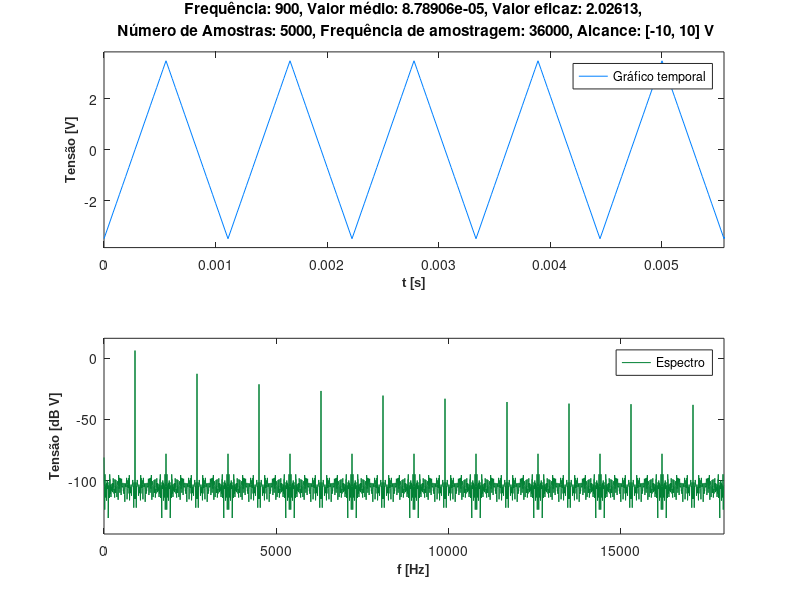

Recreate this plot in MATLAB.
%% INSTRUMENTAÇÃO E MEDIDAS - LABORATORIO AQUISIÇÃO DE SINAIS
% Grupo 1 L32 Daniel Dinis no. 99906, João Gonçalves no. 99995, Jorge Contente no. 102143

% Dados iniciais
A = 3.5; % amplitude do sinal (dada em aula)
f_sinal = 900; % frequência do sinal (dada em aula)
N_amostras = 5000; % no. de amostras (dada em aula)
Fs = 36000; % frequência de amostragem (dada em aula)

% Informacao da placa de aquisição (APAGAR)
%!!!!!!!!!!!!!!!!!!!!!!!!!!!!!!!!!!!!!!!!
Nbits=12;
Amax=10;
Delta=2*Amax/(2^Nbits); %dado para testes
%!!!!!!!!!!!!!!!!!!!!!!!!!!!!!!!!!!!!!!!!

%% Aquisição do Sinal
%d = daq('ni');
%addinput(d,"Dev2","ai0","Voltage");
%atribuição das especificações da sessão
%d.Rate = Fs;
%inicio da aquisição
%data_t = read(d,N_amostras,"OutputFormat","Matrix"); % Adquirir "N_amostras"  e colocar os dados na variável data_t.
%Fs=sinal.Properties.SampleRate;


%% Estimar a frequência do sinal
% Resolucao temporal
Ts = 1/Fs;

% Resolução espectral
F0 = Fs/N_amostras;
T0=1/F0;

% Variável no tempo e frequência
t=(0:Ts:T0-Ts)'; 
f=(0:F0:F0*(ceil(N_amostras/2)-1));

% Funções de teste
%xt=A*cos(2*pi*f_sinal*t);
xt=A*sawtooth(2*pi*f_sinal*t,0.5);
%xt=A*square(2*pi*f_sinal*t);

% Simular placa de aquisição
data_t=floor(xt/Delta)*Delta+Delta/2;
%data_t=xt;

% Obter máximo e posição da fft
dataf = abs(fft(data_t))/N_amostras; 

[M,Posf]=max(dataf(1:floor(N_amostras/2),1));

media = 0;
norm = 0;

% Fazer média ponderada:
if (Posf>3)
    for m=Posf-3:Posf+3
        norm = norm + dataf(m);
        media = media +(m-1)*dataf(m)*F0; % (m-1)*F0 é a frequencia da harmonica e dataf(m) é a sua respectiva amplitude.
                                        %(m-1) representa o no. de "subdivisoes" até à harmónica
    end
        f_estimada = media/norm;
else % No caso de estar proximo da origem e não dar para fazer média ponderada:
    f_estimada = (Posf-1)* F0;
end

% Periodo estimado
T=1/f_estimada; 

%% Calculo da media
% Calculo do Navg - media do numero de amostras (reduz o espalhamento)

nppp = Fs/f_estimada;   	% num de pontos por periodo			    
nperiodos=floor(N_amostras/nppp);		 % num de periodos
Navg=nperiodos*nppp;

% Media
sum_all=sum(data_t);
media=sum_all/Navg;

%% Calculo do Valor eficaz  

data_tpower=power(data_t,2); % Vrms=sqrt(mean(abs(data_t).^2))
sum_all2=sum(data_tpower);
Vrms=sqrt(sum_all2/Navg);

%% Calculo das harmónicas
% Descobrir o número total de harmónicas
PosfH=f_estimada/F0; %Posf da fundamental +1
n_harmonicas=floor((N_amostras/2-2)/PosfH); %número de harmónicas
% Vetores para armanezar o resultado final
amplitude_harmonica=zeros(1, n_harmonicas+1);
amplitude_harmonica_dB=zeros(1, n_harmonicas+1);

% Espetro do sinal, normalizado e unilateralizado
dataf = abs(fft(data_t))/N_amostras;
dataf=2*dataf(1:floor(N_amostras/2)); 
dataf(1)=dataf(1)/2;

% Colocar harmónicas nos vetores
for l=1:n_harmonicas+1
    amplitude_harmonica(l)=dataf(round((l-1)*PosfH)+1)/sqrt(2); %divide-se por sqrt(2) para ficar valor eficaz
    amplitude_harmonica_dB(l)=20*log10(dataf(round((l-1)*PosfH)+1));
end

% Nota: 1a. componente do vetor contém a compontente DC, 
% a 1a. harmónica está na posição 2 do vetor
for n=2:n_harmonicas+1 %print amplitude harmonica
    %fprintf(1,'Amplitude da harmonica de tensao nr %d = %.4f \n',n-1,amplitude_harmonica(n));
end
%fprintf('\n');

for n=2:n_harmonicas+1 %print amplitude harmonica dB
    %fprintf(1,'Amplitude em dB da harmonica de tensao nr %d = %.4f \n',n-1,amplitude_harmonica_dB(n));
end

%% Cálculo da distorção harmónica total (THD)
sum_minor=sum(amplitude_harmonica(3:n_harmonicas+1).^2);
THD = 20*log10(sqrt(sum_minor/amplitude_harmonica(2)^2)); %pois a amplitude_harmonica(1) tem a componente DC 

%% Criar gráfico temporal
Amplitude=max(data_t); %amplitude real
subplot(211);
plot(t, data_t, 'color', [0 0.5 1]); 

str=sprintf('Frequência: %g, Valor médio: %g, Valor eficaz: %g,\n Número de Amostras: %g, Frequência de amostragem: %g, Alcance: [%g, %g] V', f_estimada, media, Vrms, N_amostras, Fs, -Amax, Amax);
title(str);
xlabel('t [s]')
xl = get(gca,'xlabel');
set(xl,'FontName','Arial','FontSize',9,'FontWeight','bold');   
ylabel('Tensão [V]')
yl = get(gca,'ylabel');
set(yl,'FontName','Arial','FontSize',9,'FontWeight','bold');
legend('Gráfico temporal')
axis([0 T*5 -1.1*Amplitude 1.1*Amplitude]) %[xmin xmax  ymin ymax]
                                           %T*5 para serem 5 periodos

%% Gráfico de potência unilateral para visualização
subplot(212);
% Calcular espetro de potência unilateral
dataf=fft(data_t);
dataf_b=(abs(dataf)).^2/(N_amostras*N_amostras); %fazer o espectro de potência bilateral
dataf_uni=2*dataf_b(1:floor((N_amostras+1)/2)); %fazer o espetro de potência unilateral
dataf_uni(1)= dataf_uni(1)/2; %dataf_uni = dataf_b, se m == 0
if (rem(N_amostras,2)==0) %dataf_uni = dataf_b, se m == N_amostras for par
    dataf_uni(N_amostras/2)= dataf_uni(N_amostras/2)/2;
end;

max2=max(10*log10(abs(dataf_uni)))+10; %valor max no plot
min2=1.1*min(10*log10(abs(dataf_uni))); %valor min no plot

plot(f, 10*log10(dataf_uni),'color',[0 0.5 0.2]); %plot em db
%plot(f, dataf_uni, 'color',[0 0.5 0.2]); %plot em V^2

xlabel('f [Hz]')
xl = get(gca,'xlabel');
set(xl,'FontName','Arial','FontSize',9,'FontWeight','bold');   
ylabel('Tensão [dB V]')
yl = get(gca,'ylabel');
set(yl,'FontName','Arial','FontSize',9,'FontWeight','bold');   
legend('Espectro')
axis([0 Fs/2  min2 max2])
